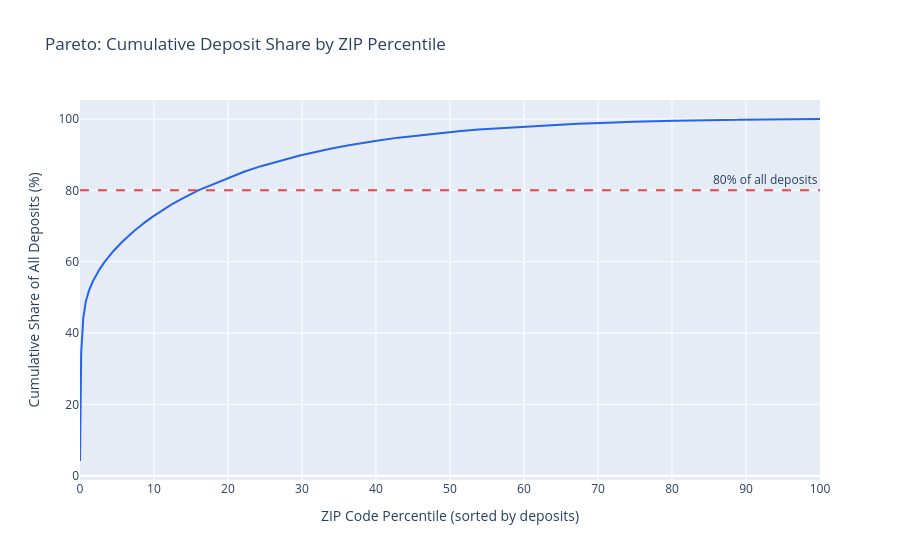

Notebook code cell kept with this figure:
### Code cell
fig = go.Figure()
fig.add_trace(go.Scatter(
        x=zip_sorted['ZIP_RANK_PCT'],
        y=zip_sorted['CUM_SHARE'],
        mode ='lines',
        line=dict(color='#2563EB', width=2),
        name='Cumulative deposit share',
))

fig.add_hline(y=80, line_dash='dash', line_color='#EF4444',
              annotation_text='80% of all deposits')

fig.update_layout(title='Pareto: Cumulative Deposit Share by ZIP Percentile',
    xaxis_title='ZIP Code Percentile (sorted by deposits)',
    yaxis_title='Cumulative Share of All Deposits (%)',)
fig.show()

### Figure 1 — Plotly figure (JSON) as saved in the notebook; plotly's stock layout.template omitted (floating-point values rounded to 4 significant figures; data arrays with more than 128 entries replaced by an {"elided": "..."} marker saying what was removed)
{"data": [{"line": {"color": "#2563EB", "width": 2}, "mode": "lines", "name": "Cumulative deposit share", "type": "scatter", "x": {"elided": "17971 float values"}, "y": {"elided": "17971 float values"}}], "layout": {"annotations": [{"showarrow": false, "text": "80% of all deposits", "x": 1, "xanchor": "right", "xref": "x domain", "y": 80, "yanchor": "bottom", "yref": "y"}], "shapes": [{"line": {"color": "#EF4444", "dash": "dash"}, "type": "line", "x0": 0, "x1": 1, "xref": "x domain", "y0": 80, "y1": 80, "yref": "y"}], "title": {"text": "Pareto: Cumulative Deposit Share by ZIP Percentile"}, "xaxis": {"title": {"text": "ZIP Code Percentile (sorted by deposits)"}}, "yaxis": {"title": {"text": "Cumulative Share of All Deposits (%)"}}}}
